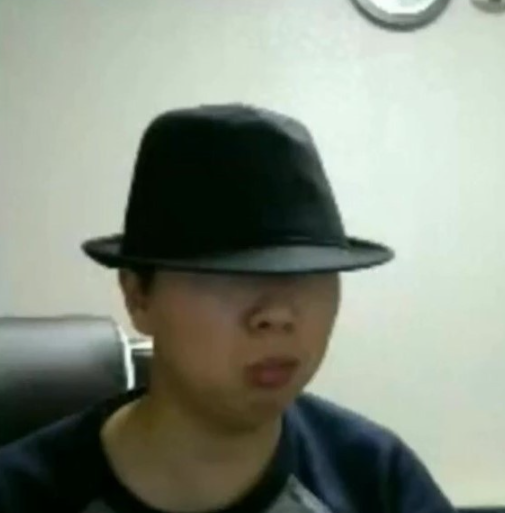
#> input picture AI_Source/AI_01/6_1_OpenCV/images/umm.png, 505 x 513 px
$ python OpenCV_morphology_6.py
#> lines starting #> are read from the running program, lines starting #| are printed output that depends on the picture
import cv2
import numpy as np

# img = cv2.imread('./images/moon_gray.jpg')
img = cv2.imread('./images/umm.png')
#> img is the input picture: shape (513, 505, 3); mean B, G, R 128.4, 141.4, 133.9

k = cv2.getStructuringElement(cv2.MORPH_RECT, (9, 9))
tophat = cv2.morphologyEx(img, cv2.MORPH_TOPHAT, k)
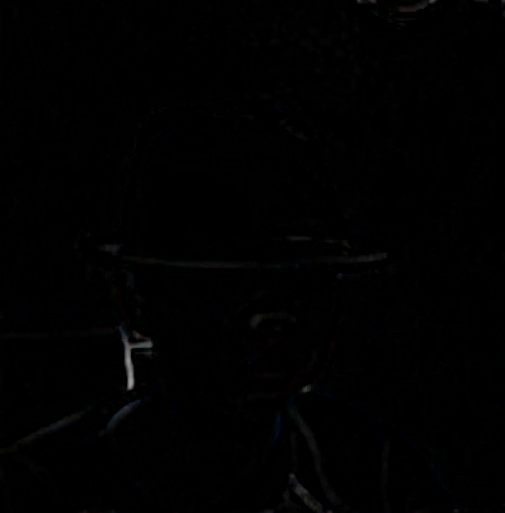
#> tophat: shape (513, 505, 3); mean B, G, R 1.1, 1, 1
blackhat = cv2.morphologyEx(img, cv2.MORPH_BLACKHAT, k)

merged = np.hstack((img, tophat, blackhat))
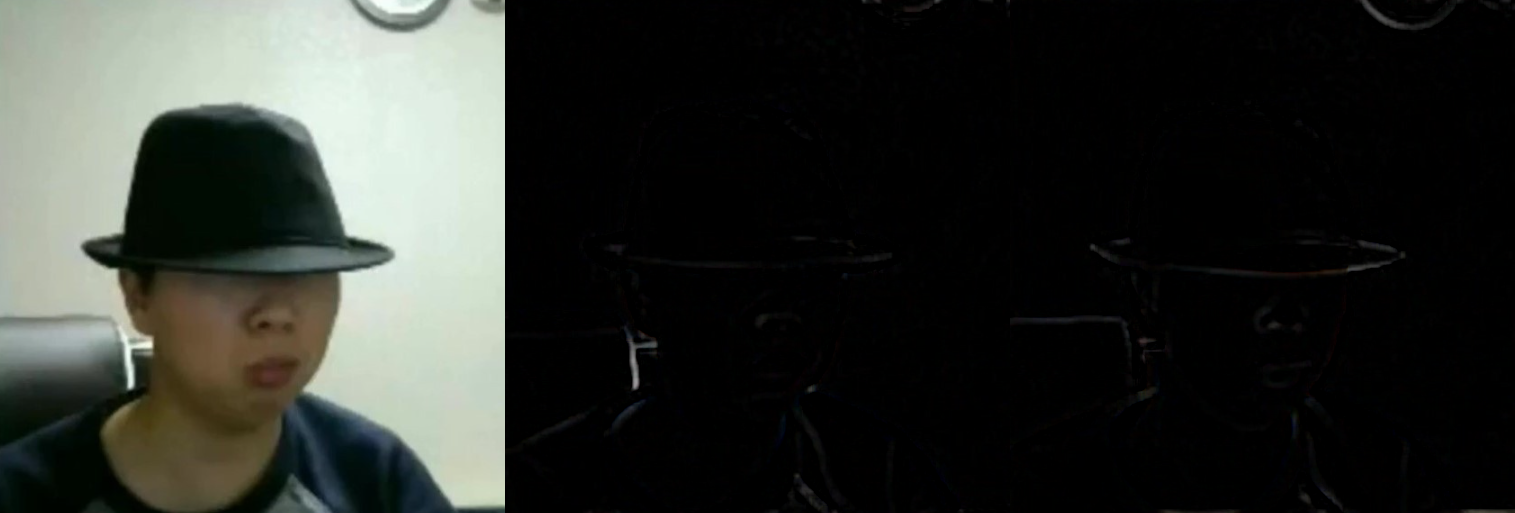
#> merged: shape (513, 1515, 3); mean B, G, R 43.5, 47.8, 45.3

cv2.imshow('tophat blackhat', merged)
cv2.waitKey(0)
cv2.destroyAllWindows()

$ run again, with AI_Source/AI_01/6_1_OpenCV/images/car_num.png copied over AI_Source/AI_01/6_1_OpenCV/images/umm.png
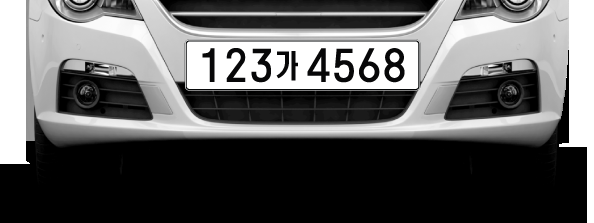
#> input picture AI_Source/AI_01/6_1_OpenCV/images/car_num.png, 594 x 223 px
#> img is the input picture: shape (223, 594, 3); mean B, G, R 95.3, 95.3, 95.3
#> `blackhat = cv2.morphologyEx(img, cv2.MORPH_BLACKHAT, k)`:
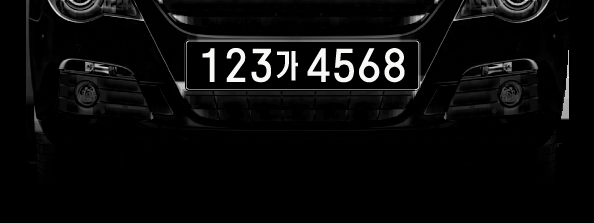
#> blackhat: shape (223, 594, 3); mean B, G, R 10.7, 10.7, 10.7
#> `merged = np.hstack((img, tophat, blackhat))`:
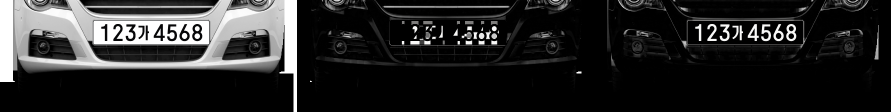
#> merged: shape (223, 1782, 3) (shown at 1/2 size); mean B, G, R 38.8, 38.8, 38.8
